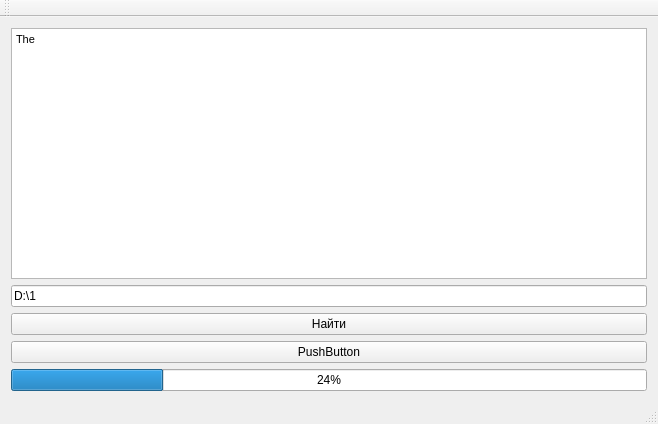
<?xml version="1.0" encoding="UTF-8"?>
<ui version="4.0">
 <class>MainWindow</class>
 <widget class="QMainWindow" name="MainWindow">
  <property name="geometry">
   <rect>
    <x>0</x>
    <y>0</y>
    <width>658</width>
    <height>424</height>
   </rect>
  </property>
  <property name="windowTitle">
   <string>MainWindow</string>
  </property>
  <widget class="QWidget" name="centralWidget">
   <layout class="QVBoxLayout" name="verticalLayout">
    <item>
     <widget class="QTextEdit" name="textEdit">
      <property name="html">
       <string>&lt;!DOCTYPE HTML PUBLIC &quot;-//W3C//DTD HTML 4.0//EN&quot; &quot;http://www.w3.org/TR/REC-html40/strict.dtd&quot;&gt;
&lt;html&gt;&lt;head&gt;&lt;meta name=&quot;qrichtext&quot; content=&quot;1&quot; /&gt;&lt;style type=&quot;text/css&quot;&gt;
p, li { white-space: pre-wrap; }
&lt;/style&gt;&lt;/head&gt;&lt;body style=&quot; font-family:'MS Shell Dlg 2'; font-size:8.25pt; font-weight:400; font-style:normal;&quot;&gt;
&lt;p style=&quot; margin-top:0px; margin-bottom:0px; margin-left:0px; margin-right:0px; -qt-block-indent:0; text-indent:0px;&quot;&gt;&lt;span style=&quot; font-size:8pt;&quot;&gt;The&lt;/span&gt;&lt;/p&gt;&lt;/body&gt;&lt;/html&gt;</string>
      </property>
     </widget>
    </item>
    <item>
     <widget class="QLineEdit" name="lineEdit">
      <property name="text">
       <string>D:\1</string>
      </property>
     </widget>
    </item>
    <item>
     <widget class="QPushButton" name="pushButton">
      <property name="text">
       <string>Найти</string>
      </property>
     </widget>
    </item>
    <item>
     <widget class="QPushButton" name="pushButton_2">
      <property name="text">
       <string>PushButton</string>
      </property>
     </widget>
    </item>
    <item>
     <widget class="QProgressBar" name="progressBar">
      <property name="value">
       <number>24</number>
      </property>
     </widget>
    </item>
   </layout>
  </widget>
  <widget class="QMenuBar" name="menuBar">
   <property name="geometry">
    <rect>
     <x>0</x>
     <y>0</y>
     <width>658</width>
     <height>20</height>
    </rect>
   </property>
  </widget>
  <widget class="QToolBar" name="mainToolBar">
   <attribute name="toolBarArea">
    <enum>TopToolBarArea</enum>
   </attribute>
   <attribute name="toolBarBreak">
    <bool>false</bool>
   </attribute>
  </widget>
  <widget class="QStatusBar" name="statusBar"/>
 </widget>
 <layoutdefault spacing="6" margin="11"/>
 <resources/>
 <connections/>
</ui>
